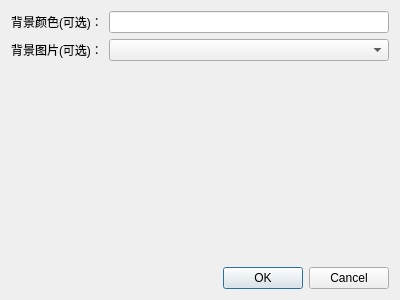
<?xml version="1.0" encoding="UTF-8"?>
<ui version="4.0">
 <class>GPageOption</class>
 <widget class="QDialog" name="GPageOption">
  <property name="geometry">
   <rect>
    <x>0</x>
    <y>0</y>
    <width>400</width>
    <height>300</height>
   </rect>
  </property>
  <property name="windowTitle">
   <string>Dialog</string>
  </property>
  <layout class="QVBoxLayout" name="verticalLayout">
   <item>
    <layout class="QFormLayout" name="formLayout">
     <item row="0" column="0">
      <widget class="QLabel" name="label">
       <property name="text">
        <string>背景颜色(可选)：</string>
       </property>
      </widget>
     </item>
     <item row="0" column="1">
      <widget class="QLineEdit" name="colorEdit"/>
     </item>
     <item row="1" column="0">
      <widget class="QLabel" name="label_2">
       <property name="text">
        <string>背景图片(可选)：</string>
       </property>
      </widget>
     </item>
     <item row="1" column="1">
      <widget class="QComboBox" name="bgiBox"/>
     </item>
    </layout>
   </item>
   <item>
    <widget class="QDialogButtonBox" name="buttonBox">
     <property name="orientation">
      <enum>Qt::Horizontal</enum>
     </property>
     <property name="standardButtons">
      <set>QDialogButtonBox::Cancel|QDialogButtonBox::Ok</set>
     </property>
    </widget>
   </item>
  </layout>
 </widget>
 <resources/>
 <connections>
  <connection>
   <sender>buttonBox</sender>
   <signal>accepted()</signal>
   <receiver>GPageOption</receiver>
   <slot>accept()</slot>
   <hints>
    <hint type="sourcelabel">
     <x>248</x>
     <y>254</y>
    </hint>
    <hint type="destinationlabel">
     <x>157</x>
     <y>274</y>
    </hint>
   </hints>
  </connection>
  <connection>
   <sender>buttonBox</sender>
   <signal>rejected()</signal>
   <receiver>GPageOption</receiver>
   <slot>reject()</slot>
   <hints>
    <hint type="sourcelabel">
     <x>316</x>
     <y>260</y>
    </hint>
    <hint type="destinationlabel">
     <x>286</x>
     <y>274</y>
    </hint>
   </hints>
  </connection>
 </connections>
</ui>
